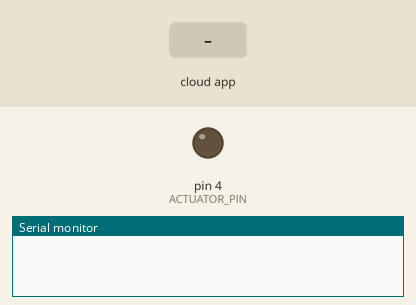
The sketch below on a simulated Arduino Uno, built with avr-gcc and run on an emulated ATmega328P. Shown: output pins drawn as LEDs (lit = HIGH), the last lines printed to the serial monitor. Inputs (shaded band) come from the test bench.

Above: at 2.7 s.
2.8 s: the phone or cloud app sets 0 to 1
At 4.2 s:
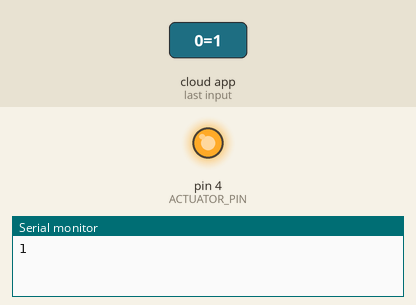
5.0 s: the phone or cloud app sets 0 to 0
At 6.9 s:
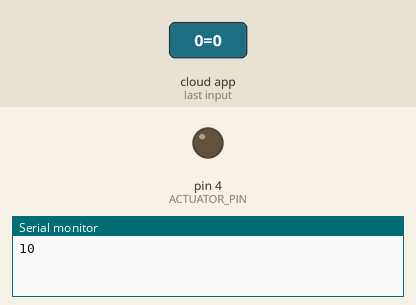
Timing chart, 0 to 8.4 s (numbered marks = the images above; inputs shaded):
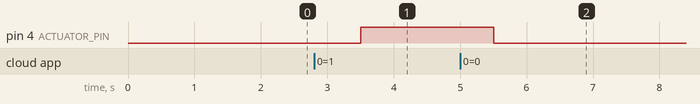

Measured:
- after the input at 2.8 s, pin 4 (ACTUATOR_PIN): LOW → HIGH after 0.70 s
- after the input at 5.0 s, pin 4 (ACTUATOR_PIN): HIGH → LOW after 0.50 s

The sketch:

Cayenne_Schedule.ino
```cpp
/*
Cayenne Light Switch Example

This sketch shows how to set up a Light Switch with Cayenne.

The CayenneMQTT Library is required to run this sketch. If you have not already done so you can install it from the Arduino IDE Library Manager.

Steps:
1. In the Cayenne Dashboard add a new Light Switch Widget.
2. Select a virtual channel number for the widget.
3. Set the VIRTUAL_CHANNEL value below to virtual channel you selected.
4. Attach the negative leg of an LED to ground and the other leg to the selected digital pin.
   Schematic:
   [Ground] -- [LED] -- [Resistor] -- [Digital Pin]
5. Set the ACTUATOR_PIN value below to the pin number you used when connecting your LED.
6. Set the Cayenne authentication info to match the authentication info from the Dashboard.
7. Compile and upload this sketch.
8. Once the Arduino connects to the Dashboard you can use the widget button to turn the LED on and off.
*/

#define CAYENNE_PRINT Serial  // Comment this out to disable prints and save space
#include <CayenneMQTTESP32.h>

// Cayenne authentication info. This should be obtained from the Cayenne Dashboard.
char username[] = "85205650-5f30-11eb-8779-7d56e82df461";
char password[] = "f551c81964e7e1a3e4db09bbdd2efabfce599123";
char clientID[] = "880498d0-9078-11eb-8779-7d56e82df461";

char ssid[] = "shubham";
char wifiPassword[] = "god1314@";

#define VIRTUAL_CHANNEL 0
#define ACTUATOR_PIN 4 // Do not use digital pins 0 or 1 since those conflict with the use of Serial.

void setup()
{
  Serial.begin(9600);
  pinMode(ACTUATOR_PIN, OUTPUT);
  Cayenne.begin(username, password, clientID, ssid, wifiPassword);
}

void loop()
{
  Cayenne.loop();
}

// This function is called when data is sent from Cayenne.
CAYENNE_IN(VIRTUAL_CHANNEL)
{
  int value = getValue.asInt();
  CAYENNE_LOG("Channel %d, pin %d, value %d", VIRTUAL_CHANNEL, ACTUATOR_PIN, value);
  // Write the value received to the digital pin.
  digitalWrite(ACTUATOR_PIN, value);
  Serial.print(value);
}
```
